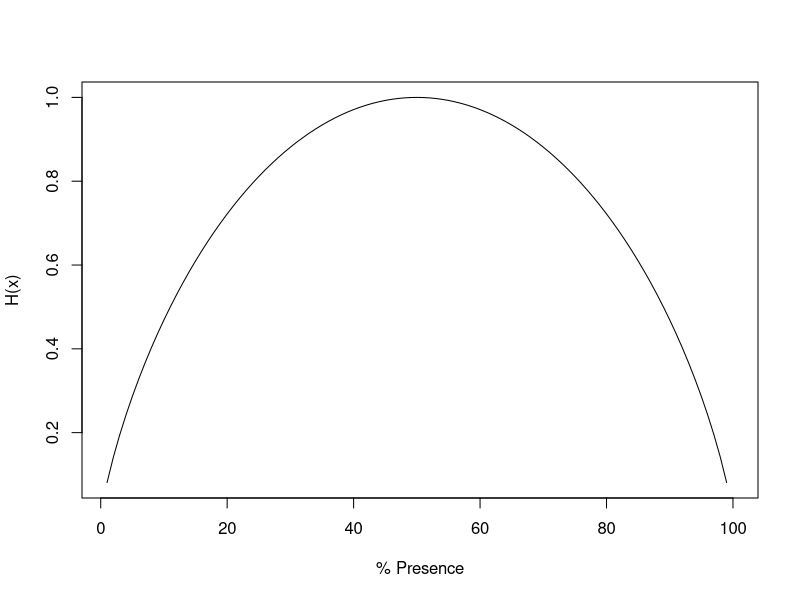

Recreate this plot in R.
x = 1:100
freq = x / 100
shanent = (freq * -log2(freq) + ((1-freq) * -log2(1-freq)))
pdf('img/shanent.pdf', width=5, height=5)
plot(x, shanent, xlab='% Presence', ylab='H(x)', type='l')
dev.off()
